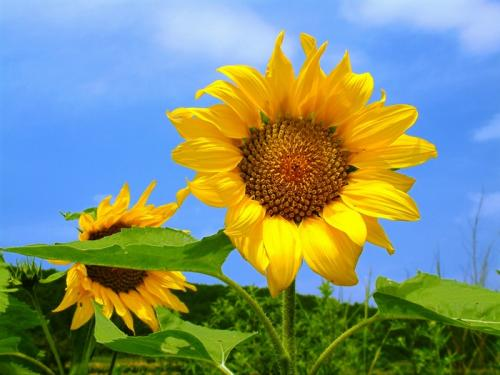
#> input picture python/basic/pillow/flower_01.jpg, 500 x 375 px
$ python 06.Image_transpose_test.py
#> lines starting #> are read from the running program, lines starting #| are printed output that depends on the picture
from PIL import Image

image = Image.open('flower_01.jpg')
#> image is the input picture: PIL image 500x375 RGB; mean R, G, B 126.1, 145.6, 122.1
# 上下互换
# image2 = image.transpose(Image.FLIP_TOP_BOTTOM)
# 左右互换
image2 = image.transpose(Image.FLIP_LEFT_RIGHT)
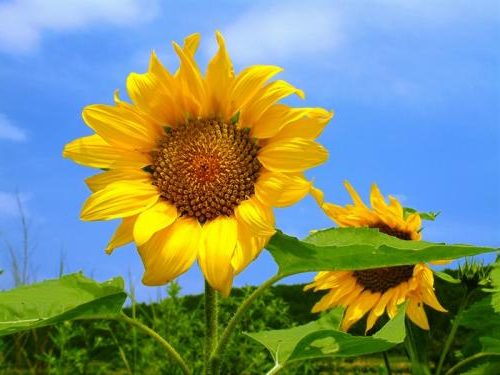
#> image2: PIL image 500x375 RGB; mean R, G, B 126.1, 145.6, 122.1
# 逆时针旋转90度
image2 = image.transpose(Image.ROTATE_90)
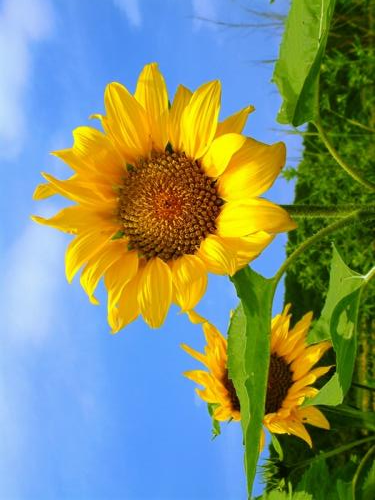
#> image2: PIL image 375x500 RGB; mean R, G, B 126.1, 145.6, 122.1
image2 = image.transpose(Image.ROTATE_180)
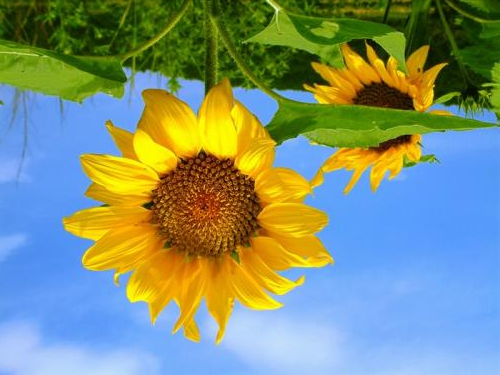
#> image2: PIL image 500x375 RGB; mean R, G, B 126.1, 145.6, 122.1
image2 = image.transpose(Image.ROTATE_270)
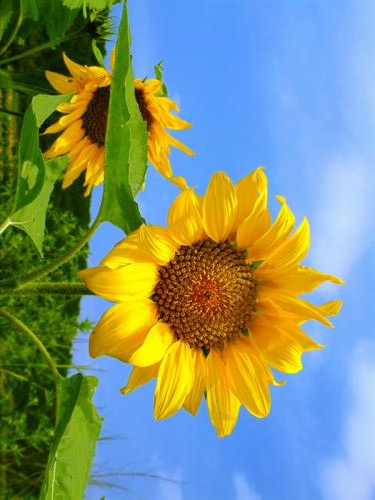
#> image2: PIL image 375x500 RGB; mean R, G, B 126.1, 145.6, 122.1
# 左右互换再逆时针旋转90度
image2 = image.transpose(Image.TRANSPOSE)
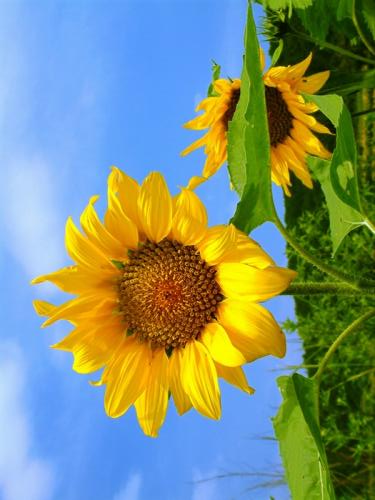
#> image2: PIL image 375x500 RGB; mean R, G, B 126.1, 145.6, 122.1
# 左右互换再逆时针旋转270度。
image2 = image.transpose(Image.TRANSVERSE)
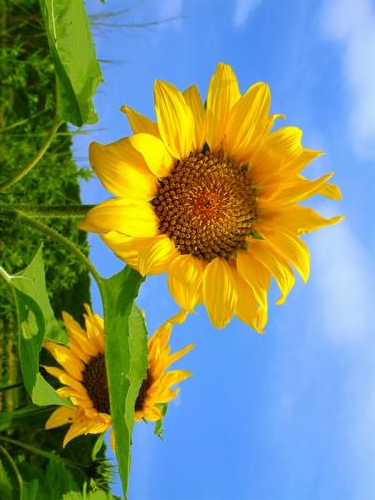
#> image2: PIL image 375x500 RGB; mean R, G, B 126.1, 145.6, 122.1
image2.show()

$ run again, with python/basic/pillow/head.jpg copied over python/basic/pillow/flower_01.jpg
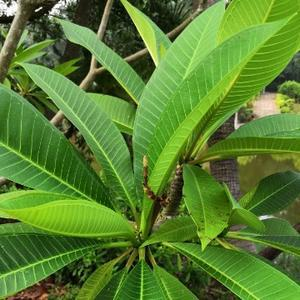
#> input picture python/basic/pillow/head.jpg, 300 x 300 px
#> image is the input picture: PIL image 300x300 RGB; mean R, G, B 88, 128.8, 48.3
#> `image2 = image.transpose(Image.TRANSPOSE)`:
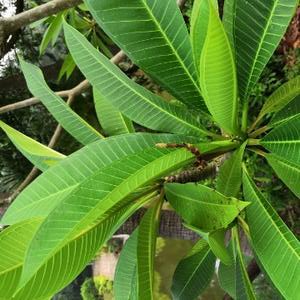
#> image2: PIL image 300x300 RGB; mean R, G, B 88, 128.8, 48.3
#> `image2 = image.transpose(Image.TRANSVERSE)`:
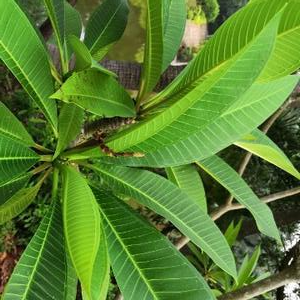
#> image2: PIL image 300x300 RGB; mean R, G, B 88, 128.8, 48.3
